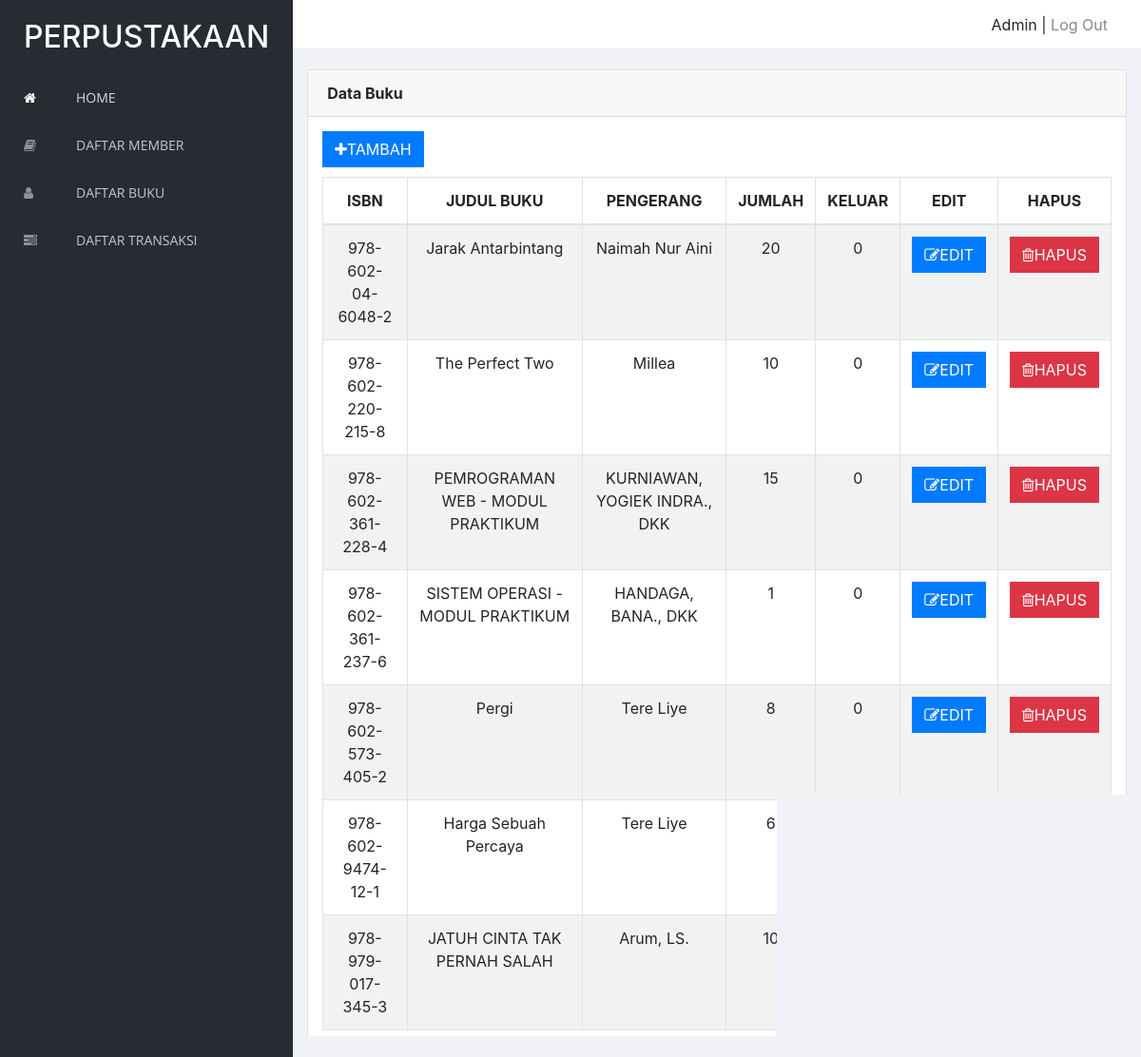
/admin/daftarbuku.php (signed in), run on the app's committed database.
### tables this page shows
CREATE TABLE `buku` (
  `isbn` varchar(20) NOT NULL,
  `judul` varchar(50) NOT NULL,
  `pengarang` varchar(50) NOT NULL,
  `jumlah` int(11) NOT NULL,
  `dipinjam` int(11) NOT NULL DEFAULT '0'
);

### admin/daftarbuku.php (the view, shortened to what this page needs)
<?php
	include('header.php');
?>
<div class="content mt-3">
            <div class="animated fadeIn">
                <div class="row">
                    <div class="col-md-12">
                        <div class="card">
                            <div class="card-header">
                                <strong class="card-title">Data Buku</strong>
                            </div>
                            <div class="card-body">
                                <div class="row">
                                    <div class="col col-md-3" style="padding-bottom: 10px;">
                                        <a href="tambahbuku.php">
                                            <button type="submit" class="btn btn-primary"><i class="fa fa-plus"></i>TAMBAH</button>
                                        </a>
                                    </div>
                                </div>
                                <table id="bootstrap-data-table-export" class="table table-striped table-bordered">
                                    <thead align="center">
                                        <tr>
                                            <th>ISBN</th>
                                            <th>JUDUL BUKU</th>
                                            <th>PENGERANG</th>
                                            <th>JUMLAH</th>
                                            <th>KELUAR</th>
                                            <th>EDIT</th>
                                            <th>HAPUS</th>
                                        </tr>
                                    </thead>
                                    <tbody align="center">
                                    	<?php
                                    		$query = "SELECT * FROM buku";
                                    		$hasil = mysqli_query($conn, $query);
                                    		while ($data = mysqli_fetch_array($hasil)) {
                                    			echo "
			                                        <tr>
			                                            <td>$data[isbn]</td>
			                                            <td>$data[judul]</td>
			                                            <td>$data[pengarang]</td>
                                                        <td>$data[jumlah]</td>
                                                        <td>$data[dipinjam]</td>
			                                            <td>
			                                            	<a href='updatebuku.php?isbn=$data[isbn]'>
			                                            		<button class='btn btn-primary'>
			                                            			<span class='fa fa-edit'></span>EDIT
			                                            		</button>
			                                            	</a>
			                                            </td>
			                                            <td>
			                                            	<a href='hapusbuku.php?isbn=$data[isbn]'>
			                                            		<button class='btn btn-danger'>
			                                            			<span class='fa fa-trash-o'></span>HAPUS
			                                            		</button>
			                                            	</a>
			                                            </td>
			                                        </tr>
			                                        ";
                                        	}
                                        ?>
                                    </tbody>
                                </table>
                            </div>
                        </div>
                    </div>
                </div>
            </div>
        </div>
   </div>
</body>
</html>

### data on the page
buku: isbn "978-602-04-6048-2", judul "Jarak Antarbintang", pengarang "Naimah Nur Aini", jumlah "20", dipinjam "0"
buku: isbn "978-602-220-215-8", judul "The Perfect Two", pengarang "Millea", jumlah "10", dipinjam "0"
buku: isbn "978-602-361-228-4", judul "PEMROGRAMAN WEB - MODUL PRAKTIKUM", pengarang "KURNIAWAN, YOGIEK INDRA., DKK", jumlah "15", dipinjam "0"
buku: isbn "978-602-361-237-6", judul "SISTEM OPERASI - MODUL PRAKTIKUM", pengarang "HANDAGA, BANA., DKK", jumlah "1", dipinjam "0"
buku: isbn "978-602-573-405-2", judul "Pergi", pengarang "Tere Liye", jumlah "8", dipinjam "0"
buku: isbn "978-602-9474-12-1", judul "Harga Sebuah Percaya", pengarang "Tere Liye", jumlah "6"
buku: isbn "978-979-017-345-3", judul "JATUH CINTA TAK PERNAH SALAH", pengarang "Arum, LS.", jumlah "10"

### other printed values
$_SESSION['username'] "Admin"
